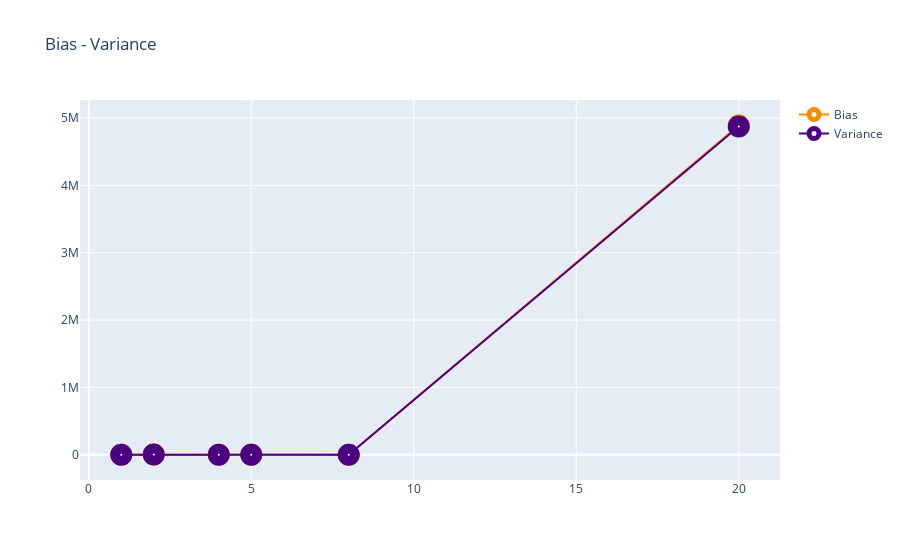

The notebook cell saved with this chart:
### Markdown cell above
## 16.2. Potting Bias - Variance

### Code cell
layout = dict(title='Bias - Variance',)
fig = dict(data=[Bias, Variance], layout=layout)
iplot(fig)

### Figure 1 — Plotly figure (JSON) as saved in the notebook; plotly's stock layout.template omitted (floating-point values rounded to 4 significant figures)
{"data": [{"line": {"color": "darkorange"}, "marker": {"color": "white", "line": {"width": 12}, "size": 10}, "name": "Bias", "opacity": 1, "type": "scatter", "x": [1.0, 2.0, 4.0, 5.0, 8.0, 20.0], "y": [1845.0, 4838.0, 2313.0, 2394.0, 1678.0, 4893000.0]}, {"line": {"color": "indigo"}, "marker": {"color": "white", "line": {"width": 12}, "size": 10}, "name": "Variance", "opacity": 1, "type": "scatter", "x": [1.0, 2.0, 4.0, 5.0, 8.0, 20.0], "y": [567.0, 3395.0, 1115.0, 1325.0, 490.0, 4874000.0]}], "layout": {"title": {"text": "Bias - Variance"}}}
